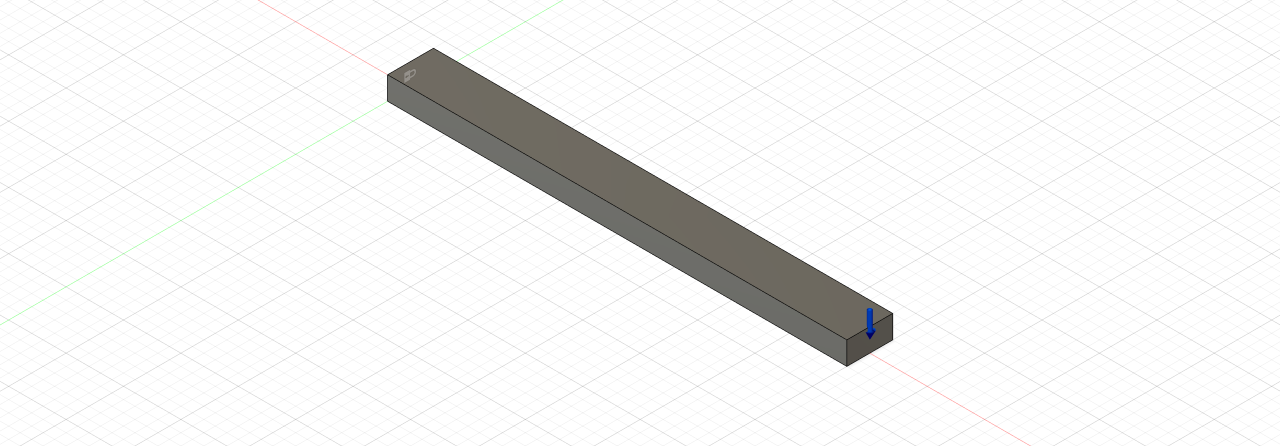
#> input picture design_office/results/sim_pictures/ch58_cantilever_setup.png, 2560 x 892 px (shown at 1/2 size)
$ python -i capture.py   (imports and definitions only)
#> lines starting #> are read from the running program, lines starting #| are printed output that depends on the picture; after the words box and inside, x2 and y2 are one past the last pixel; in counts of white or black regions, pixels touching at a corner belong together
### common/companion_paths.py
# -*- coding: utf-8 -*-
"""companion_paths.py: where everything in the companion is kept, so that no script, check or tool has to know.

The companion is kept as a design office keeps its work: one folder for each machine and one for each exercise, every
file of the job inside it.

    projects/<machine>/        one machine or one exercise: a folder for each of its scripts (the script, its
                               manifest and the prompt it was written from), lib/ (its design calculations and the
                               weights Fusion measured), checks/, controls/, captures/ (the pictures), results/,
                               references/ (the catalogues and standards it was sized from, listed with their links)
                               and a README listing them
    design_office/             the work done on every machine: part numbers, materials and fits, the range sweep,
                               masses, studies, stack-ups, drawings, bills of materials, assembly, making
    common/                    what every project uses: this file, the parts library (lib/) and BallScrewAxis
    extras/                    scripts kept for reference that no chapter uses
    tools/                     running checks, captures and the prompt checker

A script finds this file by walking up from its own folder to the first one that holds common/companion_paths.py,
puts common/ on sys.path and imports it:

    import companion_paths as CP     # every lib/ folder is now on sys.path, so `import scara_design` works
    CP.ROOT                          the companion's folder
    CP.script('BagGripper')          .../projects/palletizer/BagGripper/BagGripper.py
    CP.project('BagGripper')         .../projects/palletizer
    CP.result('bom.json')            the file of that name in whichever project's results/ holds it
    CP.lib_file('named_materials.json')   the file of that name in whichever lib/ holds it
"""
import os
import sys

ROOT = os.path.dirname(os.path.dirname(os.path.abspath(__file__)))
TOPS = ('common', 'design_office', 'extras')


def places():
    """Every project folder: common, design_office, extras and each folder under projects/."""
    out = [os.path.join(ROOT, t) for t in TOPS]
    pj = os.path.join(ROOT, 'projects')
    if os.path.isdir(pj):
        out += [os.path.join(pj, d) for d in sorted(os.listdir(pj)) if os.path.isdir(os.path.join(pj, d))]
    return [p for p in out if os.path.isdir(p)]


LIBS = [os.path.join(p, 'lib') for p in places() if os.path.isdir(os.path.join(p, 'lib'))]
for _d in reversed(LIBS):
    if _d not in sys.path:
        sys.path.insert(0, _d)


# [17 lines left out: functions scripts, script, not called in this run]


def project(name):
    """The project folder that keeps the script <name>."""
    return os.path.dirname(os.path.dirname(script(name)))


# [5 lines left out: function _find, not called in this run]


def result(*parts):
    """A file (or folder) kept in some project's results/, found by its name: result('bom', 'axle.csv')."""
    return _find('results', parts)


def lib_file(*parts):
    """A file kept in some project's lib/, found by its name."""
    return _find('lib', parts)


# [9 lines left out: function check, not called in this run]

### tools/capture.py
# -*- coding: utf-8 -*-
"""Pictures for the book: build a design with a capture script, colour it, and save views of it.

    python tools/capture.py projects/first_assembly/captures/first_assembly.py ../book/figures/ch02_first_assembly [iso-top-right top ...] [--dark 235] [--size 3200x2000]
        -> ch02_first_assembly_iso-top-right.png, ... (3200 x 2000 before the empty grid is cut away)
    python tools/capture.py first_assembly ../book/figures/ch02_first_assembly    the same: a capture by its name

A capture script is a Fusion script (run(_context)) that builds the design to show; __COMPANION__ is replaced as in
run_check.py. Views: current, front, back, top, bottom, left, right, iso-top-right, iso-top-left, ...
After the pictures the design is closed unsaved (python tools/run_check.py --cleanup).
If the script prints a line 'ANCHORS {json}' (the view's camera, the model's extent on it and points of the parts in mm
across and up, as Chapter 27's exploded view does), the picture is cut to the model's extent and the points, now in
pixels of the picture, are kept in <picture>.json for the balloons of the figure (tools/balloons.py).
"""
import io
import json
import os
import subprocess
import sys

HERE = os.path.dirname(os.path.abspath(__file__))
ROOT = os.path.dirname(HERE)
sys.path.insert(0, HERE)
import run_check  # noqa: E402


def crop(png, margin=80, dark=170, box=None):
    """Cut the empty grid away: keep the box round the pixels darker than `dark` (the model, not the light grid), or
    the box given. Returns the box cut."""
#> called with margin = 80, dark = 170
    from PIL import Image, ImageFilter
    im = Image.open(png).convert('RGB')
    if box is None:
        g = im.convert('L').point(lambda v: 255 if v < dark else 0)
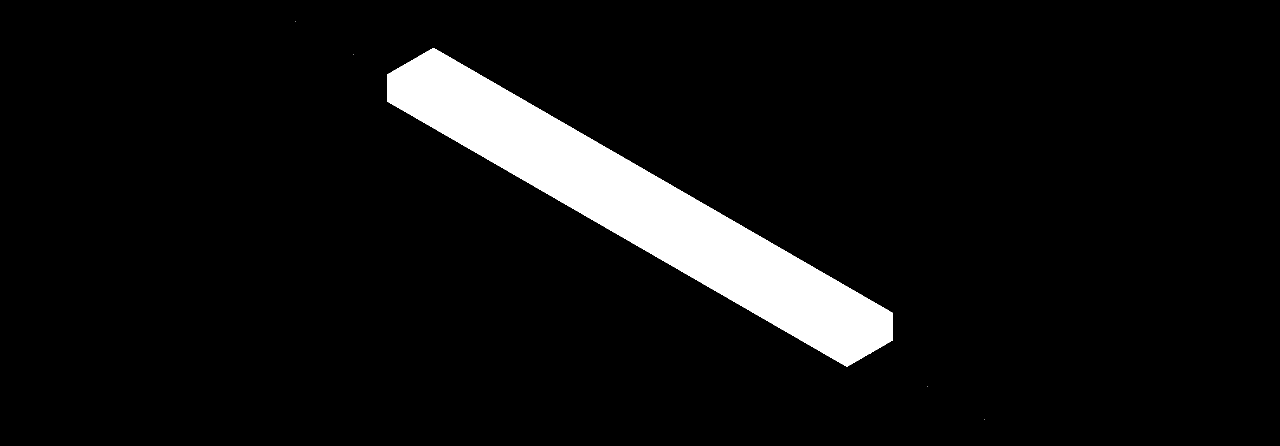
#> g: PIL image 2560x892 L (shown at 1/2 size); 6.7% white; 5 white regions (4 under 20 px), largest, box (x1, y1, x2, y2) and area: (774, 96, 1786, 734) 152934
        box = g.filter(ImageFilter.MinFilter(7)).getbbox()     # thin axis and grid lines drop out, the model stays
#> box = (777, 101, 1783, 729)
    if box:
        x0, y0, x1, y1 = [int(round(c)) for c in box]
#> x0 = 777; y0 = 101; x1 = 1783; y1 = 729
        cut = (max(0, x0 - margin), max(0, y0 - margin), min(im.width, x1 + margin), min(im.height, y1 + margin))
#> cut = (697, 21, 1863, 809)
        im.crop(cut).save(png)
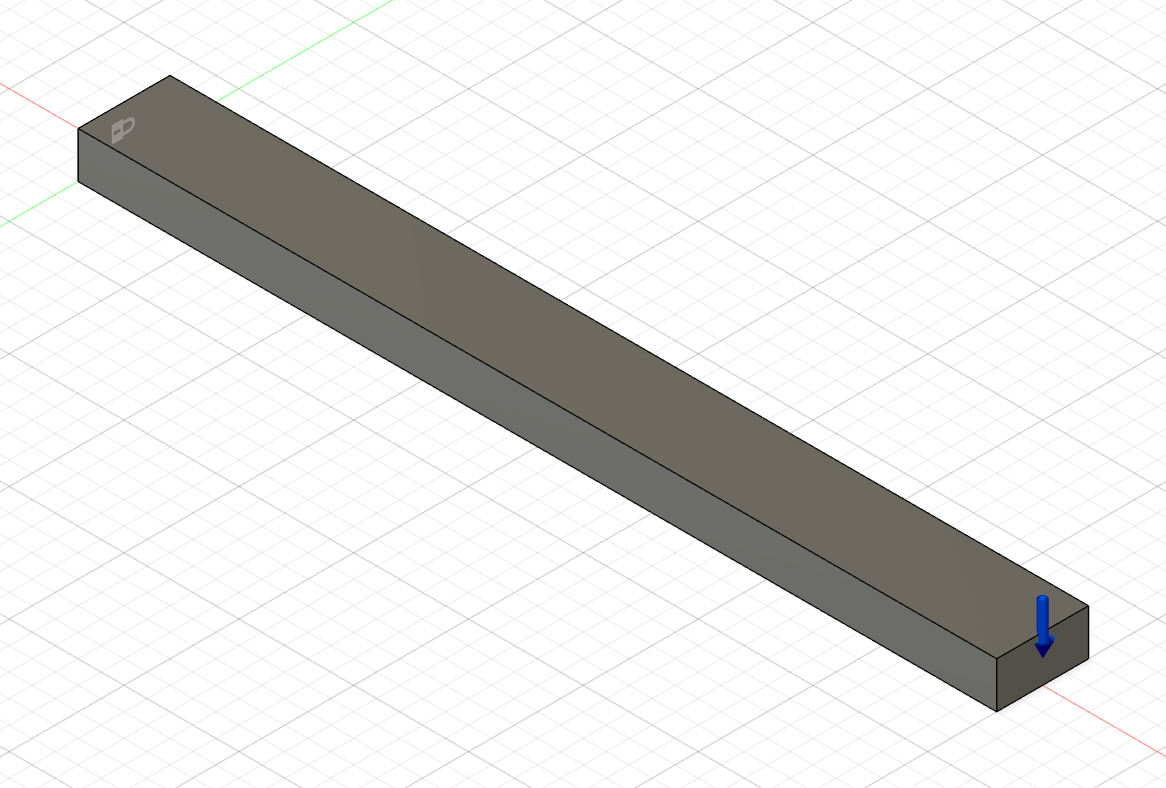
#> saved as ch58_cantilever_setup.png: PIL image 1166x788 RGB; mean R, G, B 228.3, 227.9, 226.7
        return cut


def shot(png, view, w=3200, h=2000, dark=170, box=None):
    r = subprocess.run([sys.executable, run_check.MCP, 'shot', png, view, str(w), str(h)], capture_output=True,
                       encoding='utf-8', errors='replace', timeout=600)
    cut = crop(png, dark=dark, box=box)
    return (r.stdout + r.stderr).strip()[-160:], cut


def projected(A, w, h):
    """Points given on the view in mm (right, up) to pixels of a w x h picture: an orthographic view is centred on
    the camera's target and shows a height equal to the camera's viewExtents (found by drawing the points)."""
    s = h / A['radius']
    ut, vt = A['target']
    return lambda u, v: (w / 2 + s * (u - ut), h / 2 - s * (v - vt))


# [35 lines not run here, left out]

>>> result = crop('../design_office/results/sim_pictures/ch58_cantilever_setup.png')
#> result = (697, 21, 1863, 809)
